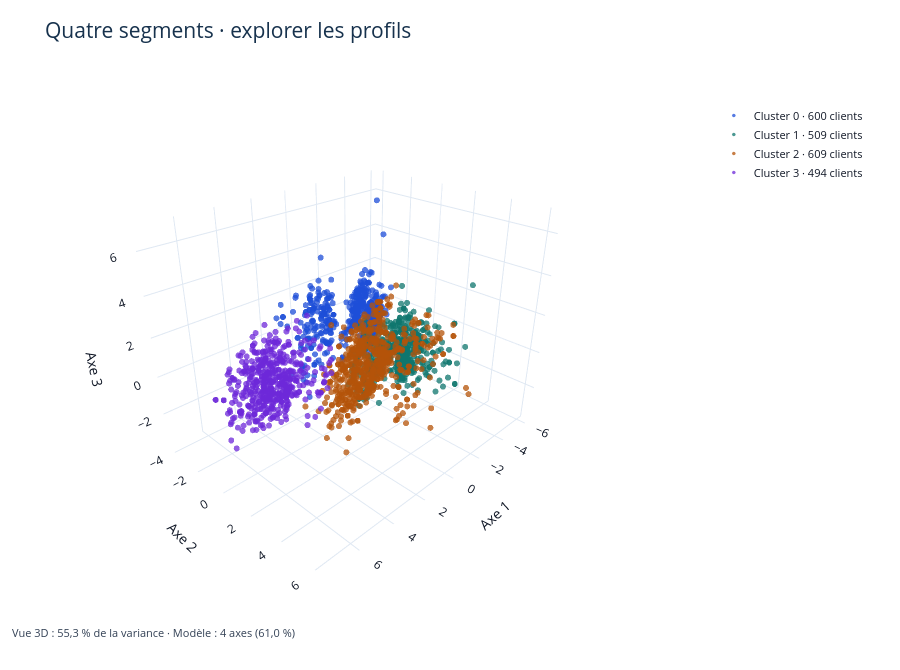

Source (notebook cell):
### Markdown cell above
**Explorer les groupes.** Faites tourner le nuage, zoomez et survolez les clients. La légende permet de masquer ou d’isoler un cluster. L’aperçu statique conserve les couleurs et les axes de la vue interactive.

### Code cell
fig = plt.figure(figsize=(10, 7.5))
ax = fig.add_subplot(111, projection="3d")
for groupe in range(4):
    masque = PCA_ds["Clusters"].eq(groupe)
    ax.scatter(x[masque], y[masque], z[masque], s=14, color=pal[groupe], alpha=0.72,
               edgecolors="none", label=f"Cluster {groupe}")
ax.set(xlabel="Axe 1", ylabel="Axe 2", zlabel="Axe 3", title="Quatre segments · projection 3D")
ax.view_init(elev=22, azim=40)
ax.legend(loc="upper left", frameon=True)
note_figure(fig, note_variance() + ".")
franciser(fig)
sauvegarder("02_clusters_3d.png")
afficher_3d(graphique_3d(PCA_ds, "Quatre segments · explorer les profils", groupes=True), fig, "clusters_3d.html")

### Figure 1 — Plotly figure (JSON) as saved in the notebook; plotly's stock layout.template omitted (floating-point values rounded to 4 significant figures; data arrays with more than 128 entries replaced by an {"elided": "..."} marker saying what was removed)
{"data": [{"customdata": {"elided": "600x3 float values"}, "hovertemplate": "Axe 1 : %{x:.2f}<br>Axe 2 : %{y:.2f}<br>Axe 3 : %{z:.2f}<br>Revenu : %{customdata[0]:,.0f}<br>Dépenses : %{customdata[1]:,.0f}<br>Âge en 2014 : %{customdata[2]:.0f}<extra>%{fullData.name}</extra>", "marker": {"color": "#1D4ED8", "opacity": 0.75, "size": 3.5}, "mode": "markers", "name": "Cluster 0 · 600 clients", "type": "scatter3d", "x": {"elided": "600 float values"}, "y": {"elided": "600 float values"}, "z": {"elided": "600 float values"}}, {"customdata": {"elided": "509x3 float values"}, "hovertemplate": "Axe 1 : %{x:.2f}<br>Axe 2 : %{y:.2f}<br>Axe 3 : %{z:.2f}<br>Revenu : %{customdata[0]:,.0f}<br>Dépenses : %{customdata[1]:,.0f}<br>Âge en 2014 : %{customdata[2]:.0f}<extra>%{fullData.name}</extra>", "marker": {"color": "#0F766E", "opacity": 0.75, "size": 3.5}, "mode": "markers", "name": "Cluster 1 · 509 clients", "type": "scatter3d", "x": {"elided": "509 float values"}, "y": {"elided": "509 float values"}, "z": {"elided": "509 float values"}}, {"customdata": {"elided": "609x3 float values"}, "hovertemplate": "Axe 1 : %{x:.2f}<br>Axe 2 : %{y:.2f}<br>Axe 3 : %{z:.2f}<br>Revenu : %{customdata[0]:,.0f}<br>Dépenses : %{customdata[1]:,.0f}<br>Âge en 2014 : %{customdata[2]:.0f}<extra>%{fullData.name}</extra>", "marker": {"color": "#B45309", "opacity": 0.75, "size": 3.5}, "mode": "markers", "name": "Cluster 2 · 609 clients", "type": "scatter3d", "x": {"elided": "609 float values"}, "y": {"elided": "609 float values"}, "z": {"elided": "609 float values"}}, {"customdata": {"elided": "494x3 float values"}, "hovertemplate": "Axe 1 : %{x:.2f}<br>Axe 2 : %{y:.2f}<br>Axe 3 : %{z:.2f}<br>Revenu : %{customdata[0]:,.0f}<br>Dépenses : %{customdata[1]:,.0f}<br>Âge en 2014 : %{customdata[2]:.0f}<extra>%{fullData.name}</extra>", "marker": {"color": "#6D28D9", "opacity": 0.75, "size": 3.5}, "mode": "markers", "name": "Cluster 3 · 494 clients", "type": "scatter3d", "x": {"elided": "494 float values"}, "y": {"elided": "494 float values"}, "z": {"elided": "494 float values"}}], "layout": {"annotations": [{"font": {"color": "#334155", "size": 11}, "showarrow": false, "text": "Vue 3D : 55,3 % de la variance · Modèle : 4 axes (61,0 %)", "x": 0, "xref": "paper", "y": -0.09, "yref": "paper"}], "font": {"color": "#111827", "size": 12}, "height": 670, "legend": {"font": {"size": 11}, "orientation": "v", "x": 1.02, "xanchor": "left", "y": 0.95}, "margin": {"b": 75, "l": 10, "r": 200, "t": 75}, "paper_bgcolor": "white", "scene": {"aspectmode": "data", "bgcolor": "white", "camera": {"eye": {"x": 1.5, "y": 1.5, "z": 1.1}}, "dragmode": "orbit", "xaxis": {"title": {"text": "Axe 1"}}, "yaxis": {"title": {"text": "Axe 2"}}, "zaxis": {"title": {"text": "Axe 3"}}}, "separators": ", ", "showlegend": true, "title": {"font": {"color": "#17324D", "size": 21}, "text": "Quatre segments · explorer les profils"}}}
